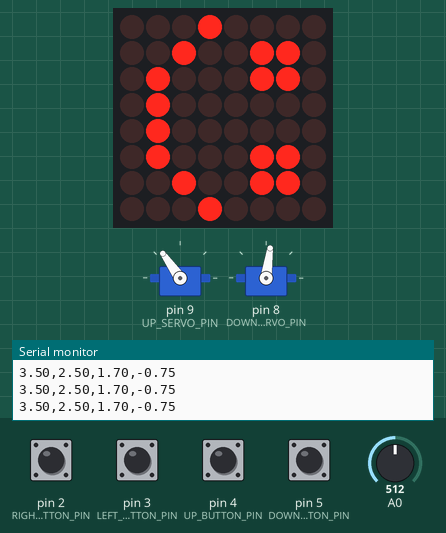
Simulated run of this sketch. Board: Arduino Uno, built with avr-gcc and run on an emulated ATmega328P. Parts: 2 × servo, 8×8 LED matrix, the last lines printed to the serial monitor. Inputs (shaded band) come from the test bench; at power-on: pin 2 (RIGHT_BUTTON_PIN), pin 3 (LEFT_BUTTON_PIN), pin 4 (UP_BUTTON_PIN), pin 5 (DOWN_BUTTON_PIN) LOW, A0 = 512.

Above: at 1.2 s.
1.3 s: pin 3 (LEFT_BUTTON_PIN) pulled HIGH for 1 s
At 2.12 s:
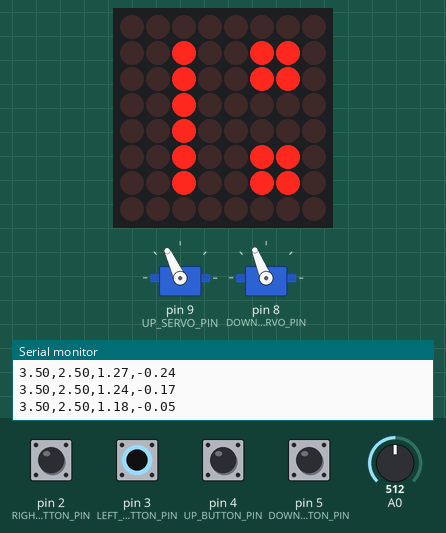
3.8 s: pin 2 (RIGHT_BUTTON_PIN) pulled HIGH for 1 s
At 3.96 s:
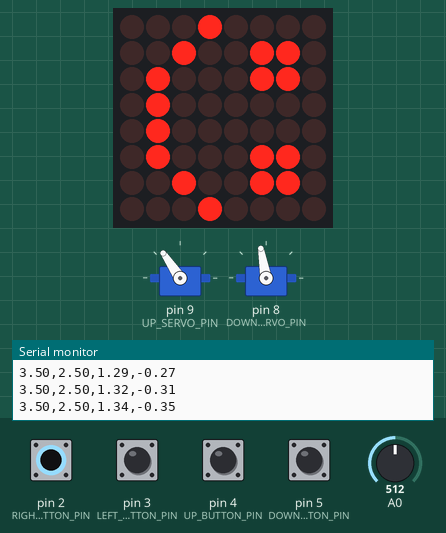
6.3 s: pin 5 (DOWN_BUTTON_PIN) pulled HIGH for 1 s
At 9.4 s:
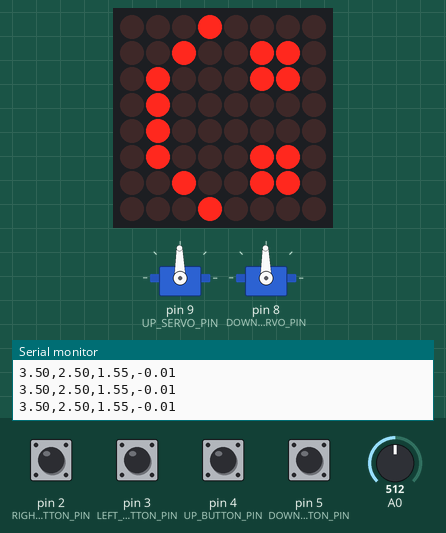
9.8 s: pin 4 (UP_BUTTON_PIN) pulled HIGH for 1 s
At 12.0 s:
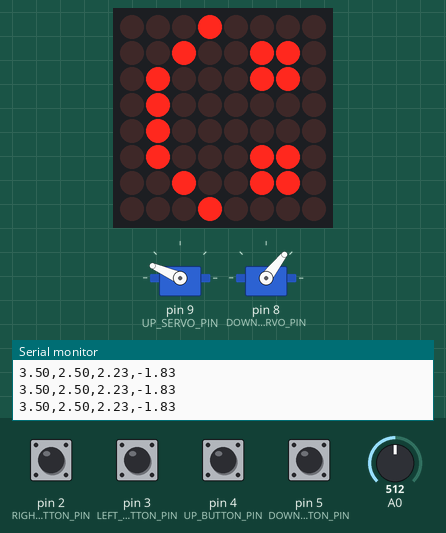
12.3 s: pin 3 (LEFT_BUTTON_PIN) pulled HIGH for 0.15 s
At 13.6 s:
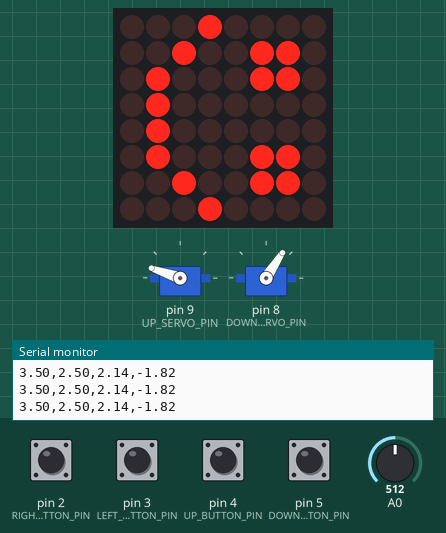
13.9 s: pin 3 (LEFT_BUTTON_PIN) pulled HIGH for 0.15 s
At 15.0 s:
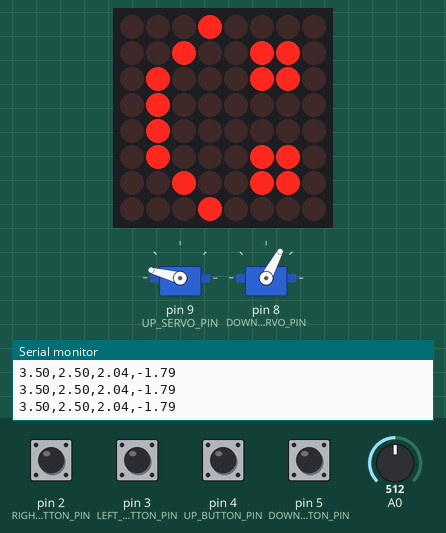
Timing chart, 0 to 16.5 s (numbered marks = the images above; inputs shaded):
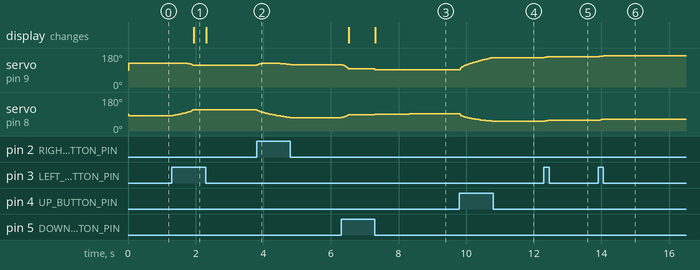

Measured:
- after the input at 1.3 s, servo on pin 8 (DOWN_SERVO_PIN): moves from 82° to 112° over 0.59 s, starting at once; the display: changes after 0.64 s (image 1)
- after the input at 3.8 s, servo on pin 9 (UP_SERVO_PIN): rises from 114° to 126° in 0.23 s, then falls to 119° in 0.75 s; servo on pin 8 (DOWN_SERVO_PIN): moves from 112° to 71° over 0.98 s, starting at once
- after the input at 6.3 s, servo on pin 9 (UP_SERVO_PIN): moves from 119° to 91° over 1.9 s, starting at once; servo on pin 8 (DOWN_SERVO_PIN): moves from 71° to 91° over 2.0 s, starting at once; the display: first changes after 0.23 s (image 3 shows a later state)
- after the input at 9.8 s, servo on pin 9 (UP_SERVO_PIN): moves from 91° to 156° over 0.98 s, starting at once; servo on pin 8 (DOWN_SERVO_PIN): moves from 91° to 52° over 0.94 s, starting at once
- after the input at 12.3 s, servo on pin 9 (UP_SERVO_PIN): 156° → 161° at once; servo on pin 8 (DOWN_SERVO_PIN): 52° → 57° at once
- after the input at 13.9 s, servo on pin 9 (UP_SERVO_PIN): 161° → 165° at once; servo on pin 8 (DOWN_SERVO_PIN): 57° → 62° at once

The sketch:

frankenstein.ino
```cpp
#include "Servo.h"
#include <LedControl.h>
#include <cmath>

// *********** For arms ***********
#define RIGHT_BUTTON_PIN 2
#define LEFT_BUTTON_PIN 3
#define UP_BUTTON_PIN 4
#define DOWN_BUTTON_PIN 5

#define UP_SERVO_PIN 9
#define DOWN_SERVO_PIN 8

#define INVALID_POSITION -10

float a1 = 3.5;
float a2 = 2.5;
float originalX = 1;
float originalY = 5.5;

int prevLeftButtonState = LOW;
int prevRightButtonState = LOW;
int prevDownButtonState = LOW;
int prevUpButtonState = LOW;

float leftX = 0;
float rightX = 0;
float downY = 0;
float upY = 0;

float prevLeftX = leftX;
float prevRightX = rightX;
float prevDownY = downY;
float prevUpY = upY;

float maxMoveSpeed = 0.003;
float minMoveSpeed = 0.002;
float moveSpeed = (minMoveSpeed + maxMoveSpeed) / 2;
long prevMoveTime = 0;

// *********** For LED Matrix ***********
#define DIN_PIN 12
#define CS_PIN 10
#define CLK_PIN 11

Servo upMotor;
Servo downMotor;

LedControl lc = LedControl(DIN_PIN, CLK_PIN, CS_PIN, 1);

int prevFaceIndex = 0;

byte expressions[8][8] = {
  { B00000000,  // Smile Face!
    B01100110,
    B01100110,
    B00000000,
    B10000001,
    B01000010,
    B00111100,
    B00000000 },
  { B00000000,  // Neutral Face!
    B01100110,
    B01100110,
    B00000000,
    B00000000,
    B01111110,
    B00000000,
    B00000000 },
  { B00000000,  // Sad Face!
    B01100110,
    B01100110,
    B00000000,
    B00111100,
    B01000010,
    B10000001,
    B00000000 }
};

void setup() {
  Serial.begin(9600);

  upMotor.attach(UP_SERVO_PIN);
  downMotor.attach(DOWN_SERVO_PIN);

  pinMode(RIGHT_BUTTON_PIN, INPUT);
  pinMode(LEFT_BUTTON_PIN, INPUT);
  pinMode(UP_BUTTON_PIN, INPUT);
  pinMode(DOWN_BUTTON_PIN, INPUT);

  lc.shutdown(0, false);
  lc.setIntensity(0, 8);
  lc.clearDisplay(0);

  displayFace(expressions[prevFaceIndex]);
}

void loop() {
  float analogValue = analogRead(A0);
  moveSpeed = map(analogValue, 0.0, 1100.0, minMoveSpeed, maxMoveSpeed);
  moveSpeed = constrain(moveSpeed, minMoveSpeed, maxMoveSpeed);

  updateValueOnButtonPress(LEFT_BUTTON_PIN, prevLeftButtonState, leftX, moveSpeed);
  updateValueOnButtonPress(RIGHT_BUTTON_PIN, prevRightButtonState, rightX, moveSpeed);
  updateValueOnButtonPress(UP_BUTTON_PIN, prevUpButtonState, upY, moveSpeed);
  updateValueOnButtonPress(DOWN_BUTTON_PIN, prevDownButtonState, downY, moveSpeed);
  float currentX = originalX + rightX - leftX;
  float currentY = originalY + upY - downY;

  float *angles = inverseKinematics(currentX, currentY, a1, a2);
  float t1 = angles[0];
  float t2 = angles[1];
  float angle1 = radiansToDegrees(t1);
  float angle2 = radiansToDegrees(t2) + angle1;
  float servoAngle1 = 180 - angle1;
  float servoAngle2 = 180 - angle2;
  int faceIndex = 0;

  // Display sad face if out of range, and restore the right positions.
  if (t1 == INVALID_POSITION
      || !isValidServoAngle(servoAngle1)
      || !isValidServoAngle(servoAngle2)
      || currentY < 0) {
    faceIndex = 1;
    rightX = prevRightX;
    leftX = prevLeftX;
    upY = prevUpY;
    downY = prevDownY;
  } else {
    faceIndex = 0;
    // Display smile face if in range, and move the arms.
    if (millis() - prevMoveTime > 20) {
      downMotor.write(servoAngle1);
      upMotor.write(servoAngle2);
      sendLinksParameters(a1, a2, t1, t2);
      prevMoveTime = millis();
    }
  }

  if (prevFaceIndex != faceIndex) displayFace(expressions[faceIndex]);
  prevFaceIndex = faceIndex;

  // Store current positions for restoring.
  prevRightX = rightX;
  prevLeftX = leftX;
  prevUpY = upY;
  prevDownY = downY;

  delete[] angles;
}

void sendLinksParameters(float a1, float a2, float t1, float t2) {
  String parameters = String(a1) + "," + String(a2) + "," + String(t1) + "," + String(t2);
  Serial.println(parameters);
}

void updateValueOnButtonPress(int pin, int &prevButtonState, float &value, float moveSpeed) {
  int buttonState = digitalRead(pin);
  if (buttonState == prevButtonState && buttonState == LOW) value += moveSpeed;
  prevButtonState = buttonState;
}

void displayFace(byte *face) {
  lc.clearDisplay(0);
  for (int i = 0; i < 8; i++) lc.setColumn(0, 7 - i, face[i]);
}

// Servo motor only supports 0-180 degrees.
bool isValidServoAngle(float angle) {
  return angle >= 0 && angle <= 180;
}

float radiansToDegrees(float radians) {
  return radians * (180.0 / M_PI);
}

// Built-in map functions only support integers.
float mapFloat(float value, float domainMin, float domainMax, float rangeMin, float rangeMax) {
  if (domainMin == domainMax) return rangeMin;
  return rangeMin + (value - domainMin) * (rangeMax - rangeMin) / (domainMax - domainMin);
}

/**
 * Compute the angles (in radians) for given position and lengths.
 *
 * px: the x of the expected position
 * py: the y of the expected position
 * a1: the length of the bottom arm
 * a2: the length of the up arm
 *
 * angles[0]: the angle for the bottom arm relative to ground
 * angles[1]: the angle for the up arm relative to the bottom arm
 */
float *inverseKinematics(float px, float py, float a1, float a2) {
  float *angles = new float[2];

  float c2 = (px * px + py * py - a2 * a2 - a1 * a1) / (2 * a1 * a2);

  // Out of range.
  if (c2 > 1 || c2 < -1) {
    angles[0] = INVALID_POSITION;
    angles[0] = INVALID_POSITION;
    return angles;
  }

  float s2 = -1 * sqrt(1 - c2 * c2);
  float t2 = atan2(s2, c2);
  float t1 = atan2(py, px) - atan2(a2 * s2, a1 + a2 * c2);

  angles[0] = t1;
  angles[1] = t2;
  return angles;
}
```
